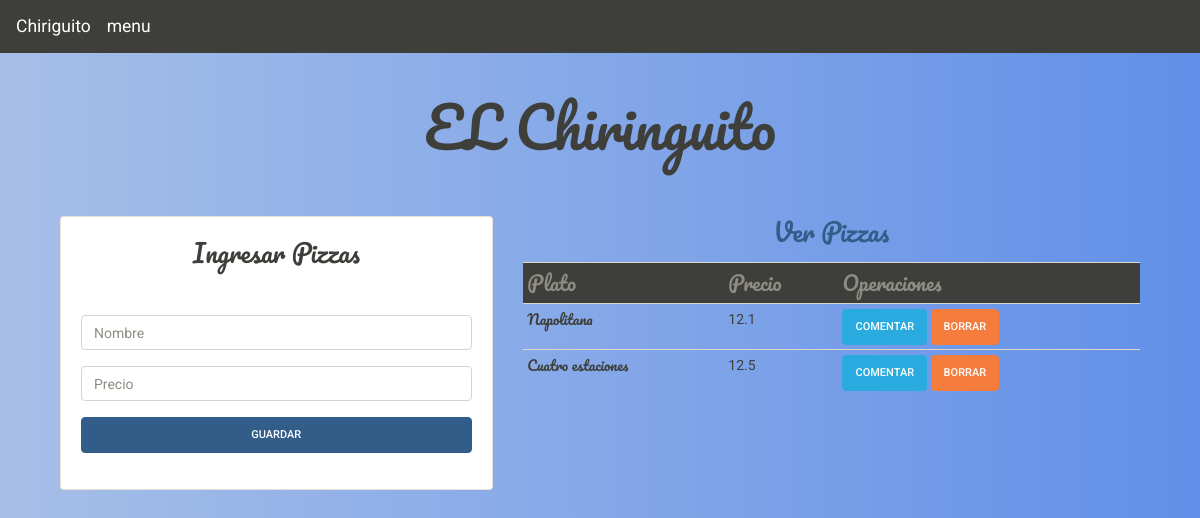
/get_platos/3, run on the app's committed database.
### tables this page shows
CREATE TABLE "opciones" (
	"id"	INTEGER,
	"opcion"	VARCHAR(100) NOT NULL UNIQUE,
	PRIMARY KEY("id" AUTOINCREMENT)
);

CREATE TABLE "platos" (
	"id"	INTEGER,
	"plato"	VARCHAR(100) NOT NULL UNIQUE,
	"precio"	FLOAT,
	"categoria_id"	INTEGER NOT NULL,
	FOREIGN KEY("categoria_id") REFERENCES "categoria"("id"),
	PRIMARY KEY("id" AUTOINCREMENT)
);

### inicio.py (the view)
@app.route('/get_platos/<id>')
def get_platos(id):
    conexion = sqlite3.connect('database/chiringuito.db')
    cursor = conexion.cursor()
    cursor.execute('SELECT * FROM opciones WHERE id = {}'.format(id))
    opciones = cursor.fetchall()
    conexion.close()
    conexion = sqlite3.connect('database/chiringuito.db')
    cursor = conexion.cursor()
    cursor.execute('SELECT * FROM platos WHERE categoria_id ={}'.format(id))
    platos = cursor.fetchall()
    conexion.close()
    return render_template('get_platos.html',opciones = opciones[0],platos=platos)

### templates/get_platos.html (shortened to what this page needs)
{% extends 'plantilla.html' %}
{% block body %}
<main>
    <div class='container'>
        <h1 class='display-4 text-center mt-4 fuente'>EL Chiringuito</h1>
        <div class='row'>
            <div class="col-md-5 mt-5">
                <div class='card card-body'>
                    <h4 class='fuente text-center mb-5'style='font-size: 25px;'>Ingresar {{opciones.1}}</h4>
                        <form action="/add_platos/{{opciones.0}}" method="POST">
                            <div class="form-group">
                                <input type="text"  name ='plato' placeholder='Nombre' class='form-control'>
                            </div>
                            <div class="form-group">
                                <input type="float" name = 'precio' placeholder='Precio' class='form-control'>
                            </div>
                            <div class="form-group">
                                <button type='submit'class='btn btn-primary btn-block'>Guardar</button>
                            </div>
                        </form>
                </div>
            </div>
            <div class='col-md-7 mt-5'>
                <h4 class='text-center text-primary pb-2 fuente'style='font-size: 25px;'>Ver {{opciones.1}}</h4>
                <table class='table  table-sm'>
                    <thead>
                        <tr class ='bg-primary text-secondary fuente' style='font-size: 20px;'>
                            <td>Plato</td>
                            <td>Precio</td>
                            <td>Operaciones</td>
                        </tr>
                    </thead>
                    <tbody>
                        {% for dato in platos %}
                        <tr>
                            <td class='fuente'> {{dato.1 }} </td>
                            <td> {{dato.2}}</td>
                            <td>
                                <a href="/coment_plato/{{ dato.0 }}" class="btn btn-info boton_borrar" >Comentar</a>
                                <a href="/borrar_plato/{{ dato.0 }}" class="btn btn-warning boton_borrar" >Borrar</a>
                            </td>
                        </tr>
                        {% endfor %}
                    </tbody>
                </table>
            </div>
        </div>
    </div>
</main>
{% endblock %}

### static/css/main.css (style rules this page uses)
.fuente { font-family: 'Pacifico', cursive; }
body { background: #6190E8; background: -webkit-linear-gradient(to right, #A7BFE8, #6190E8); background: linear-gradient(to right, #A7BFE8, #6190E8); }

### data on the page
opciones: opcion "Pizzas"
platos: plato "Napolitana", precio "12.1"
platos: plato "Cuatro estaciones", precio "12.5"
